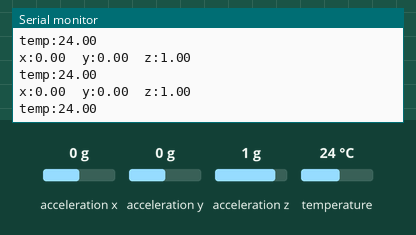
Simulated run of this sketch. Board: Arduino Uno, built with avr-gcc and run on an emulated ATmega328P. Parts: the last lines printed to the serial monitor. The inputs (shaded band) are chosen by the test bench; at power-on: acceleration x 0 g, acceleration y 0 g, acceleration z 1 g, temperature 24 °C.

Above: at 1.3 s.
1.4 s: acceleration x set to -1.4 g
At 1.9 s:
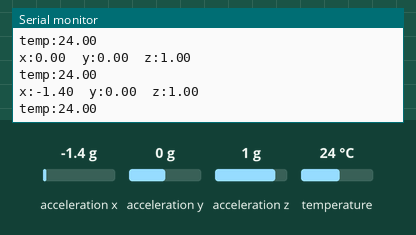
2.9 s: acceleration y set to -1.4 g
At 3.33 s:
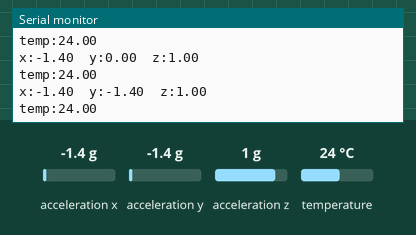
4.4 s: acceleration z set to -1.4 g
At 4.84 s:
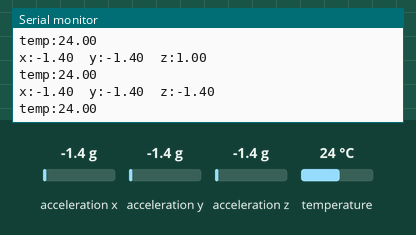
5.9 s: temperature set to 12 °C
At 6.34 s:
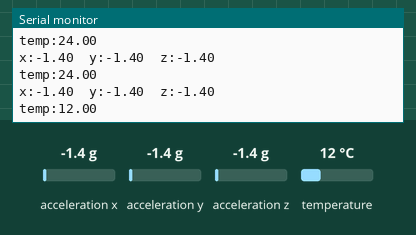

Measured:
- after the input at 1.4 s, the serial monitor: prints a new line after 0.12 s (image 1)
- after the input at 2.9 s, the serial monitor: prints a new line after 0.12 s (image 2)
- after the input at 4.4 s, the serial monitor: prints a new line after 0.13 s (image 3)
- after the input at 5.9 s, the serial monitor: prints a new line after 0.14 s (image 4)

The sketch:

10-20_How_to_use_the_accelerometer.ino
```cpp
/*  Arduino for Beginners with Grove
 *
 * This code is part of a course from Tech Explorations.
 * For information about this course, please see
 *
 * https://techexplorations.com/so/grove/
 *
 * For information on hardware components and the wiring needed to
 * run this sketch, please see the relevant lecture in the course.
 *
 *
 *  Created by Peter Dalmaris
 *
 */

// This example use I2C.
// Find this library at https://github.com/Seeed-Studio/Seeed_Arduino_LIS3DHTR
#include "LIS3DHTR.h"
#include <Wire.h>
LIS3DHTR<TwoWire> LIS; // Using IIC (or I2C)

void setup()
{
  Serial.begin(115200);
  while (!Serial)
  {
  };
  //LIS.begin(WIRE); //IIC init dafault :0x18
  LIS.begin(Wire, 0x19); //IIC init
  LIS.openTemp();  //If ADC3 is used, the temperature detection needs to be turned off.
                  // We are using the I2C interface for the acceleration so it is possible
                  // to get temperature readings.

  delay(10);
  LIS.setFullScaleRange(LIS3DHTR_RANGE_2G);
  //  LIS.setFullScaleRange(LIS3DHTR_RANGE_4G);
  //  LIS.setFullScaleRange(LIS3DHTR_RANGE_8G);
  //  LIS.setFullScaleRange(LIS3DHTR_RANGE_16G);
  //  LIS.setOutputDataRate(LIS3DHTR_DATARATE_1HZ);
  //  LIS.setOutputDataRate(LIS3DHTR_DATARATE_10HZ);
  //  LIS.setOutputDataRate(LIS3DHTR_DATARATE_25HZ);
  //LIS.setOutputDataRate(LIS3DHTR_DATARATE_50HZ);
  LIS.setOutputDataRate(LIS3DHTR_DATARATE_100HZ);
  //  LIS.setOutputDataRate(LIS3DHTR_DATARATE_200HZ);
  //  LIS.setOutputDataRate(LIS3DHTR_DATARATE_1_6KHZ);
  //  LIS.setOutputDataRate(LIS3DHTR_DATARATE_5KHZ);
  LIS.setHighSolution(true); //High solution enable
}
void loop()
{
  if (!LIS)
  {
    Serial.println("LIS3DHTR didn't connect.");
    while (1)
      ;
    return;
  }
  //3 axis
  Serial.print("x:"); Serial.print(LIS.getAccelerationX()); Serial.print("  ");
  Serial.print("y:"); Serial.print(LIS.getAccelerationY()); Serial.print("  ");
  Serial.print("z:"); Serial.println(LIS.getAccelerationZ());

  //temperature
  Serial.print("temp:");
  Serial.println(LIS.getTemperature());
  delay(500);
}
```
